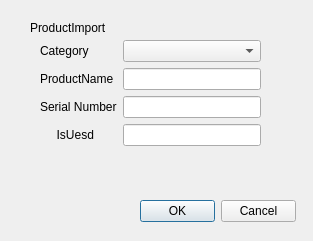
<?xml version="1.0" encoding="UTF-8"?>
<ui version="4.0">
 <class>Dialog</class>
 <widget class="QDialog" name="Dialog">
  <property name="geometry">
   <rect>
    <x>0</x>
    <y>0</y>
    <width>313</width>
    <height>241</height>
   </rect>
  </property>
  <property name="windowTitle">
   <string>Dialog</string>
  </property>
  <widget class="QLabel" name="label_ProductImport">
   <property name="geometry">
    <rect>
     <x>30</x>
     <y>20</y>
     <width>91</width>
     <height>16</height>
    </rect>
   </property>
   <property name="text">
    <string>ProductImport</string>
   </property>
  </widget>
  <widget class="QWidget" name="formLayoutWidget">
   <property name="geometry">
    <rect>
     <x>40</x>
     <y>40</y>
     <width>221</width>
     <height>142</height>
    </rect>
   </property>
   <layout class="QFormLayout" name="formLayout">
    <item row="1" column="1">
     <widget class="QLineEdit" name="text_ProductName"/>
    </item>
    <item row="2" column="0">
     <widget class="QLabel" name="label_ProductSerial">
      <property name="text">
       <string>Serial Number</string>
      </property>
     </widget>
    </item>
    <item row="2" column="1">
     <widget class="QLineEdit" name="text_ProductSerial"/>
    </item>
    <item row="3" column="0">
     <widget class="QLabel" name="label_ProductIsUsed">
      <property name="text">
       <string>     IsUesd</string>
      </property>
     </widget>
    </item>
    <item row="3" column="1">
     <widget class="QLineEdit" name="text_ProductIsUsed"/>
    </item>
    <item row="0" column="0">
     <widget class="QLabel" name="label_ProductCategory">
      <property name="text">
       <string>Category</string>
      </property>
     </widget>
    </item>
    <item row="1" column="0">
     <widget class="QLabel" name="label_ProductName">
      <property name="text">
       <string>ProductName</string>
      </property>
     </widget>
    </item>
    <item row="0" column="1">
     <widget class="QComboBox" name="select_ProductCategory"/>
    </item>
   </layout>
  </widget>
  <widget class="QDialogButtonBox" name="btn_OkCancel">
   <property name="geometry">
    <rect>
     <x>140</x>
     <y>200</y>
     <width>156</width>
     <height>23</height>
    </rect>
   </property>
   <property name="standardButtons">
    <set>QDialogButtonBox::Cancel|QDialogButtonBox::Ok</set>
   </property>
  </widget>
 </widget>
 <resources/>
 <connections/>
</ui>
